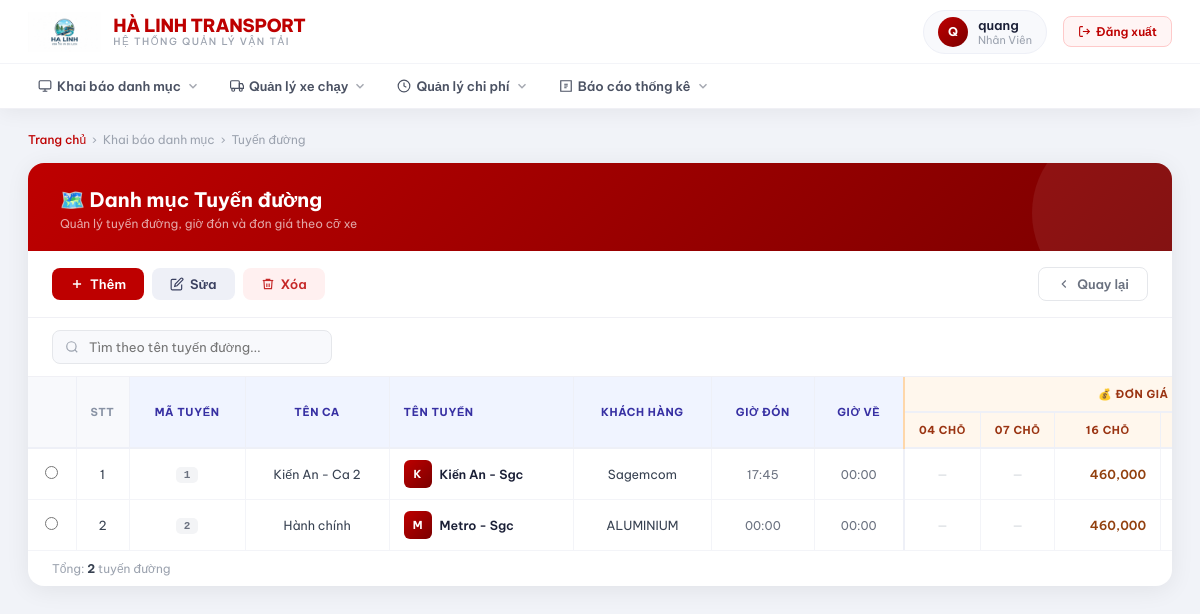
/danh_muc_tuyen_duong.php (signed in), run on the app's committed database.
### tables this page shows
CREATE TABLE `danh_muc_tuyen_duong` (
  `id` int(11) NOT NULL,
  `ma_tuyen` varchar(20) DEFAULT NULL,
  `ten_ca` varchar(100) DEFAULT NULL,
  `ten_tuyen` varchar(255) DEFAULT NULL,
  `khach_hang` varchar(255) DEFAULT NULL,
  `gio_don` time DEFAULT NULL,
  `gio_ve` time DEFAULT NULL,
  `don_gia_04` decimal(15,2) DEFAULT 0.00,
  `don_gia_07` decimal(15,2) DEFAULT 0.00,
  `don_gia_16` decimal(15,2) DEFAULT 0.00,
  `don_gia_29` decimal(15,2) DEFAULT 0.00,
  `don_gia_34` decimal(15,2) DEFAULT 0.00,
  `don_gia_45` decimal(15,2) DEFAULT 0.00,
  `luong_xe_04` decimal(15,2) DEFAULT 0.00,
  `luong_xe_07` decimal(15,2) DEFAULT 0.00,
  `luong_xe_16` decimal(15,2) DEFAULT 0.00,
  `luong_xe_29` decimal(15,2) DEFAULT 0.00,
  `luong_xe_34` decimal(15,2) DEFAULT 0.00,
  `luong_xe_45` decimal(15,2) DEFAULT 0.00
);

### danh_muc_tuyen_duong.php (the view, shortened to what this page needs)
<?php
include 'conn.php';
$result = $conn->query("SELECT * FROM danh_muc_tuyen_duong ORDER BY id ASC");
$rows = [];
while ($row = $result->fetch_assoc()) $rows[] = $row;
?>
<!DOCTYPE html>
<html lang="vi">
<head>
</head>
<body>
<?php include 'navbar.php'; ?>
<div class="page-wrapper">
    <div class="breadcrumb">
        <a href="index.php">Trang chủ</a>
        <span>›</span>
        <span>Khai báo danh mục</span>
        <span>›</span>
        <span>Tuyến đường</span>
    </div>
    <div class="card">
        <div class="card-header">
            <h1>🗺️ Danh mục Tuyến đường</h1>
            <p>Quản lý tuyến đường, giờ đón và đơn giá theo cỡ xe</p>
        </div>
        <div class="toolbar">
            <button class="btn btn-primary" onclick="openModal('form_tuyen.php?action=add','THÊM MỚI TUYẾN ĐƯỜNG')">
                <svg width="14" height="14" fill="none" stroke="currentColor" stroke-width="2.5" viewBox="0 0 24 24"><path d="M12 5v14M5 12h14"/></svg>
                Thêm
            </button>
            <button class="btn btn-secondary" onclick="editSelected()">
                <svg width="14" height="14" fill="none" stroke="currentColor" stroke-width="2" viewBox="0 0 24 24"><path d="M11 4H4a2 2 0 0 0-2 2v14a2 2 0 0 0 2 2h14a2 2 0 0 0 2-2v-7"/><path d="M18.5 2.5a2.121 2.121 0 0 1 3 3L12 15l-4 1 1-4 9.5-9.5z"/></svg>
                Sửa
            </button>
            <button class="btn btn-danger" onclick="deleteSelected()">
                <svg width="14" height="14" fill="none" stroke="currentColor" stroke-width="2" viewBox="0 0 24 24"><polyline points="3 6 5 6 21 6"/><path d="M19 6l-1 14H6L5 6"/><path d="M10 11v6M14 11v6"/><path d="M9 6V4h6v2"/></svg>
                Xóa
            </button>
            <a href="index.php" class="btn btn-ghost">
                <svg width="14" height="14" fill="none" stroke="currentColor" stroke-width="2" viewBox="0 0 24 24"><path d="M15 18l-6-6 6-6"/></svg>
                Quay lại
            </a>
        </div>
        <div class="search-wrap">
            <input type="text" class="search-input" id="searchInput" placeholder="Tìm theo tên tuyến đường..." oninput="filterRows()">
        </div>
        <div class="table-wrap">
            <table id="routeTable">
                <thead>
                    <tr>
                        <th rowspan="2"></th>
                        <th rowspan="2">STT</th>
                        <th rowspan="2" class="th-group-info">Mã tuyến</th>
                        <th rowspan="2" class="th-group-info">Tên ca</th>
                        <th rowspan="2" class="th-group-info" style="text-align:left;">Tên tuyến</th>
                        <th rowspan="2" class="th-group-info">Khách hàng</th>
                        <th rowspan="2" class="th-group-info">Giờ đón</th>
                        <th rowspan="2" class="th-group-info">Giờ về</th>
                        <th colspan="6" class="th-group-price" style="border-left:2px solid #fed7aa;">💰 Đơn giá theo cỡ xe</th>
                    </tr>
                    <tr>
                        <th class="th-group-price" style="border-left:2px solid #fed7aa;">04 chỗ</th>
                        <th class="th-group-price">07 chỗ</th>
                        <th class="th-group-price">16 chỗ</th>
                        <th class="th-group-price">29 chỗ</th>
                    </tr>
                </thead>
                <tbody id="tableBody">
                <?php if (empty($rows)): ?>
                <tr><td colspan="20"><div class="empty">Chưa có tuyến đường nào</div></td></tr>
                <?php else: $stt = 1; foreach ($rows as $row):
                    $initial = strtoupper(mb_substr($row['ten_tuyen'], 0, 1));
                    $sizes = ['04','07','16','29','34','45'];
                ?>
                <tr onclick="selectRow(this, <?= $row['id'] ?>)">
                    <td><input type="radio" name="route_id" value="<?= $row['id'] ?>" onclick="event.stopPropagation(); selectRow(this.closest('tr'), <?= $row['id'] ?>)"></td>
                    <td><?= $stt++ ?></td>
                    <td><span class="code-badge"><?= htmlspecialchars($row['ma_tuyen']) ?></span></td>
                    <td><?= htmlspecialchars($row['ten_ca']) ?></td>
                    <td class="text-left">
                        <div class="route-cell">
                            <div class="route-icon"><?= $initial ?></div>
                            <span class="route-name"><?= htmlspecialchars($row['ten_tuyen']) ?></span>
                        </div>
                    </td>
                    <td><?= htmlspecialchars($row['khach_hang']) ?></td>
                    <td><span class="time-text"><?= substr($row['gio_don'], 0, 5) ?></span></td>
                    <td><span class="time-text"><?= substr($row['gio_ve'], 0, 5) ?></span></td>
                    <?php foreach ($sizes as $s):
                        $v = floatval($row["don_gia_$s"]);
                    ?>
                    <td class="<?= $v > 0 ? 'price-cell' : 'zero-cell' ?><?= $s === '04' ? ' sep-col' : '' ?>">
                        <?= $v > 0 ? number_format($v) : '—' ?>
                    </td>
                    <?php endforeach; ?>
                </tr>
                <?php endforeach; endif; ?>
                </tbody>
            </table>
        </div>
        <div class="table-footer">
            <span>Tổng: <strong id="rowCount"><?= count($rows) ?></strong> tuyến đường</span>
        </div>
    </div>
</div>
</body>
</html>

### danh_muc_tuyen_duong.php (style rules this page uses)
*, *::before, *::after { box-sizing: border-box; margin: 0; padding: 0; }
body { font-family: 'Be Vietnam Pro', sans-serif; background: #f1f3f8; color: #1a1f36; min-height: 100vh; }
.page-wrapper { margin: 24px 28px; padding: 0 0 40px; }
.breadcrumb { display: flex; align-items: center; gap: 6px; margin-bottom: 16px; font-size: 12px; color: #9ca3af; }
.breadcrumb a { color: #be0000; text-decoration: none; font-weight: 500; }
.card { background: #fff; border-radius: 16px; box-shadow: 0 4px 24px rgba(0,0,0,.07); overflow: hidden; }
.card-header { background: linear-gradient(135deg, #be0000 0%, #7b0000 100%); padding: 24px 32px 20px; position: relative; overflow: hidden; }
.card-header::after { content: ''; position: absolute; right: -40px; top: -40px; width: 180px; height: 180px; border-radius: 50%; background: rgba(255,255,255,.07); }
.card-header h1 { color: #fff; font-size: 20px; font-weight: 700; position: relative; }
.card-header p { color: rgba(255,255,255,.65); font-size: 12px; margin-top: 4px; position: relative; }
.toolbar { display: flex; gap: 8px; padding: 16px 24px; border-bottom: 1px solid #f0f0f5; flex-wrap: wrap; align-items: center; }
.btn { display: inline-flex; align-items: center; gap: 6px; padding: 8px 18px; border-radius: 8px; font-family: inherit; font-size: 13px; font-weight: 600; cursor: pointer; border: none; transition: all .18s; text-decoration: none; }
.btn-primary { background: #be0000; color: #fff; }
.btn-secondary { background: #eef0f7; color: #3a4060; }
.btn-danger { background: #fff0f0; color: #c62828; }
.btn-ghost { background: transparent; color: #6b7280; border: 1px solid #e5e7eb; margin-left: auto; }
.search-wrap { padding: 12px 24px; border-bottom: 1px solid #f0f0f5; }
.search-input { width: 280px; padding: 8px 14px 8px 36px; border: 1px solid #e5e7eb; border-radius: 8px; font-family: inherit; font-size: 13px; color: #374151; transition: border-color .15s, box-shadow .15s; }
.table-wrap { overflow-x: auto; max-height: calc(100vh - 340px); overflow-y: auto; }
table { width: 100%; border-collapse: collapse; min-width: 2000px; }
thead tr { background: #f8f9fc; border-bottom: 2px solid #eef0f7; }
thead tr:first-child th { position: sticky; top: 0; z-index: 10; }
.th-group-info { background: #f0f4ff !important; color: #3730a3 !important; }
.th-group-price { background: #fff7ed !important; color: #9a3412 !important; }
th { padding: 10px 14px; text-align: center; font-size: 11px; font-weight: 700; text-transform: uppercase; letter-spacing: .6px; color: #8892a4; border-right: 1px solid #eef0f7; white-space: nowrap; background: #f8f9fc; }
th:first-child { width: 48px; }
th:nth-child(2) { width: 48px; }
tbody tr { border-bottom: 1px solid #f3f4f8; transition: background .12s; cursor: pointer; }
tbody tr:last-child { border-bottom: none; }
td { padding: 11px 14px; font-size: 12.5px; color: #374151; border-right: 1px solid #f3f4f8; white-space: nowrap; text-align: center; }
td.text-left { text-align: left; }
.route-cell { display: flex; align-items: center; gap: 8px; }
.route-icon { width: 28px; height: 28px; border-radius: 6px; background: linear-gradient(135deg, #be0000, #7b0000); color: #fff; font-size: 11px; font-weight: 700; display: flex; align-items: center; justify-content: center; flex-shrink: 0; }
.route-name { font-weight: 600; color: #1a1f36; text-align: left; }
.code-badge { display: inline-block; padding: 2px 8px; border-radius: 5px; background: #f3f4f6; color: #6b7280; font-size: 11px; font-weight: 600; font-family: monospace; }
.time-text { font-size: 12px; color: #6b7280; font-variant-numeric: tabular-nums; }
.price-cell { text-align: right !important; font-weight: 600; color: #92400e; }
.zero-cell { color: #d1d5db !important; }
.sep-col { border-left: 2px solid #eef0f7 !important; }
.table-footer { padding: 10px 24px; border-top: 1px solid #f3f4f8; font-size: 12px; color: #9ca3af; display: flex; justify-content: space-between; align-items: center; }
.table-footer strong { color: #374151; }

### navbar.php (style rules this page uses)
*, *::before, *::after { box-sizing: border-box; }

### data on the page
danh_muc_tuyen_duong: ma_tuyen "1", ten_ca "Kiến An - Ca 2", ten_tuyen "K", ten_tuyen "Kiến An - Sgc", khach_hang "Sagemcom", gio_don "17:45", gio_ve "00:00", don_gia_16 "460,000"
danh_muc_tuyen_duong: ma_tuyen "2", ten_ca "Hành chính", ten_tuyen "M", ten_tuyen "Metro - Sgc", khach_hang "ALUMINIUM", gio_don "00:00", gio_ve "00:00", don_gia_16 "460,000"

### other printed values
mb_substr($_SESSION['fullname'], 0, 1) "Q"
$_SESSION['fullname'] "quang"
$_SESSION['role'] "Nhân Viên"
count($rows) "2"
